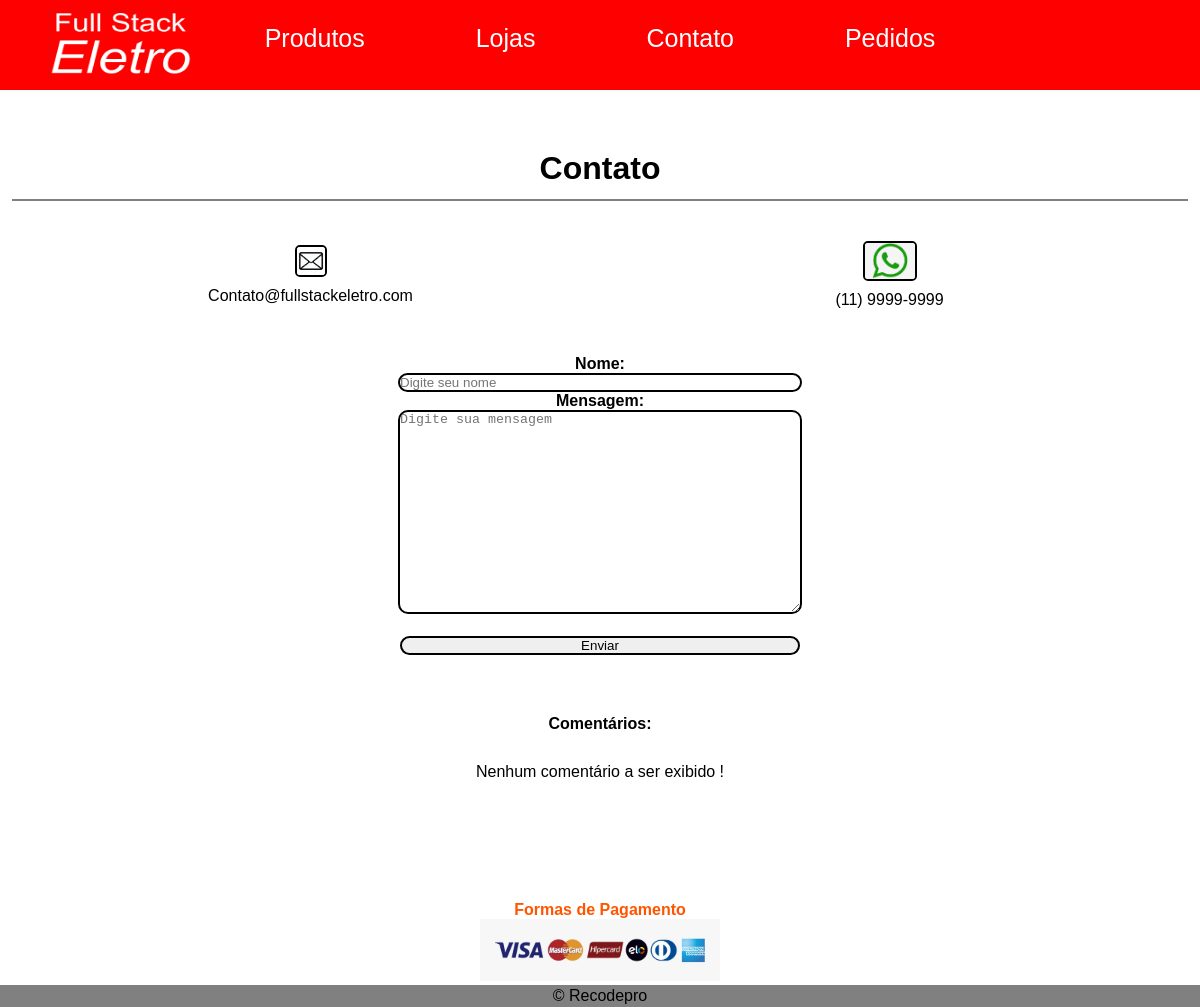
The app's page /contato.php, older data.
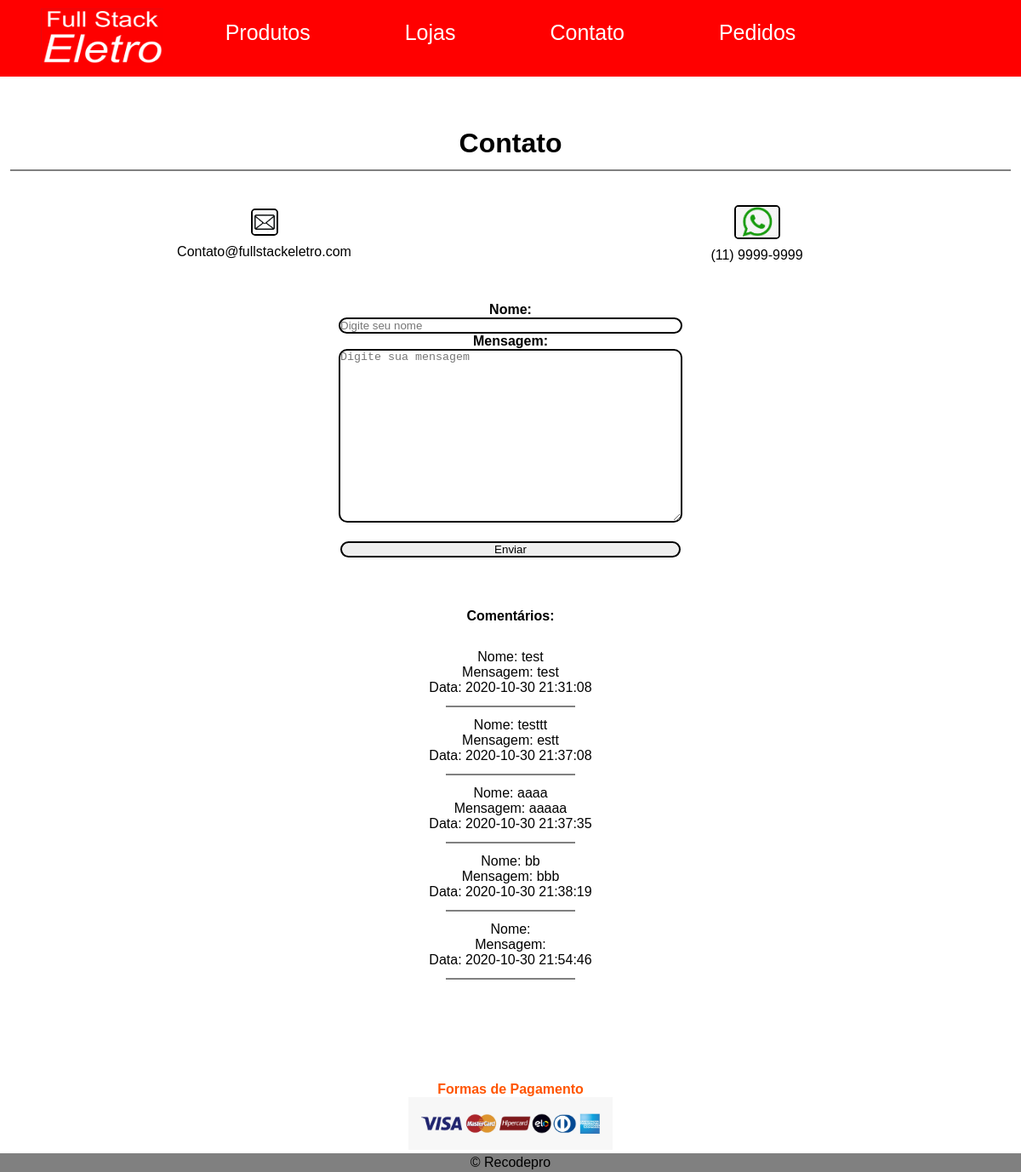
The same page, newer data.
### tables this page shows
CREATE TABLE IF NOT EXISTS `contato` (
  `id_contato` int(50) NOT NULL AUTO_INCREMENT,
  `nome` varchar(100) NOT NULL,
  `mensagem` varchar(500) NOT NULL,
  `data` datetime DEFAULT current_timestamp(),
  PRIMARY KEY (`id_contato`)
);

### contato.php (the view, shortened to what this page needs)
    <?php
        require('conexao.php');
    ?>
<!DOCTYPE html>
<html lang="pt-br">
<head>
    <link rel="stylesheet" href="css/style.css">
</head>
<body>
    <header>
        <h1 class="h1_contatos">Contato</h1><hr>
    </header>
    <table class="contatos">
        <tr>
            <td>
                <img id="img1" src="imagens/email.jpg" alt="">
                <p>Contato@fullstackeletro.com</p>
            </td>
            <td>
                <img id="img2" src="imagens/whatsapp.jpg" width="50px" alt="">
                <p>(11) 9999-9999</p>
            </td>
        </tr>
    </table>
    <form class="form_contatos" action="" method="post">
        <label for="nome"><h4>Nome: </h4></label>
        <input type="text" name="nome" placeholder="Digite seu nome">
        <label for="msg"><h4>Mensagem: </h4></label>
        <textarea name="msg" placeholder="Digite sua mensagem"></textarea><br><br>
        <input onclick="exibeMsg()" type="submit" value="Enviar">
    </form>
    <center><h4 style="margin-bottom:30px;"> Comentários:</h4>
<?php
    $sql = "select * from contato;";
    $resultado = mysqli_query($link, $sql);
    if($resultado->num_rows > 0) {
        while($linha = $resultado->fetch_assoc()) {
            echo "Nome: ". $linha['nome'] ."<br>Mensagem: ". $linha['mensagem'] ."<br>Data: ". $linha['data'] ."<hr style='width:150px'>";
    }
    } else {
        echo "Nenhum comentário a ser exibido !";
    }
 ?>
    </center>
    <footer>
        <h4 class="h4_cabeçalho">Formas de Pagamento</h4>
        <img class="img_cabeçalho"  src="imagens/pag.jpeg" alt="Formas de Pagamento">
        <p class="p_cabeçalho">&copy; Recodepro</p>
    </footer>
</body>
</html>

### css/style.css (style rules this page uses)
* { border: 0px; padding: 0px; margin: 0px; }
a { text-decoration: none; cursor: pointer; }
hr { border: gray solid 1px; margin: 1% 1%; }
body { font-family: Arial, Helvetica, sans-serif; }
#menu { text-align: center; font-size: 25px; margin-bottom: 5%; }
.logo { background-color: red; height: 80px; width: 20%; display: inline-block; position: absolute; margin-left: -50%; margin-top: 10px; }
.logo img { height: 85%; width: 60%; }
#menu ul { background-color: red; list-style: none; height: 90px; }
#menu ul li { display: inline-block; margin-top: 1.5%; }
#menu ul li a { padding: 4px 2px; display: inline-block; color: white; }
#menu nav { margin: 2px 50px; }
footer { text-align: center; margin-top: 10%; }
footer p { background-color: gray; padding: 0.2%; }
.img_cabeçalho { width: 20%; }
.p_cabeçalho { font-size: 2; }
.h4_cabeçalho { color: #FF5500; }
.contatos { border:0px; padding: 20px; width: 100%; text-align: center; margin-top: 1%; }
.form_contatos { text-align: center; margin-top: 2%; margin-bottom: 5%; }
.h1_contatos { text-align: center; margin-top: 2%; }
.contatos td { width: 50%; }
.contatos p { font-size: 4; }
#img1 { width: 28px; border-radius: 5px; border: 2px solid black; margin-top: 1%; margin-bottom: 1%; }
#img2 { width: 50px; border-radius: 5px; border: 2px solid black; margin-top: 1%; margin-bottom: 1%; }
.form_contatos input { width: 400px; border: 2px solid black; border-radius: 10px; }
.form_contatos textarea { width: 400px; height: 200px; border: 2px solid black; border-radius: 10px; }

Row changes from the older to the newer data that the page shows:
added contato: nome "test", mensagem "test", data "2020-10-30 21:31:08"
added contato: nome "testtt", mensagem "estt", data "2020-10-30 21:37:08"
added contato: nome "aaaa", mensagem "aaaaa", data "2020-10-30 21:37:35"
added contato: nome "bb", mensagem "bbb", data "2020-10-30 21:38:19"
added contato: data "2020-10-30 21:54:46"
Text that changed along with them:
text no longer shown: "Nenhum comentário a ser exibido !"
